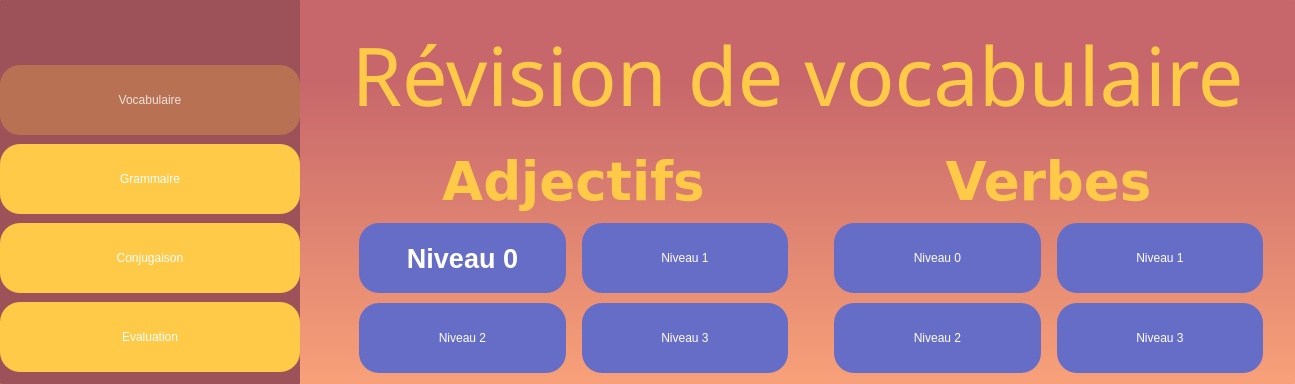
<?xml version="1.0" encoding="UTF-8"?>
<ui version="4.0">
 <class>MainWindow</class>
 <widget class="QMainWindow" name="MainWindow">
  <property name="geometry">
   <rect>
    <x>0</x>
    <y>0</y>
    <width>1295</width>
    <height>384</height>
   </rect>
  </property>
  <property name="windowTitle">
   <string>MainWindow</string>
  </property>
  <property name="styleSheet">
   <string notr="true">border-radius: 1px</string>
  </property>
  <widget class="QWidget" name="centralwidget">
   <property name="styleSheet">
    <string notr="true">background-color: qlineargradient(spread:pad, x1:1, y1:0.21, x2:1, y2:1, stop:0 rgba(199, 103, 107, 255), stop:1 rgba(248, 161, 121, 255));</string>
   </property>
   <layout class="QGridLayout" name="gridLayout_4">
    <property name="leftMargin">
     <number>0</number>
    </property>
    <property name="topMargin">
     <number>0</number>
    </property>
    <property name="rightMargin">
     <number>0</number>
    </property>
    <property name="bottomMargin">
     <number>0</number>
    </property>
    <property name="spacing">
     <number>0</number>
    </property>
    <item row="0" column="0">
     <widget class="QFrame" name="side_menu">
      <property name="minimumSize">
       <size>
        <width>0</width>
        <height>0</height>
       </size>
      </property>
      <property name="maximumSize">
       <size>
        <width>300</width>
        <height>16777215</height>
       </size>
      </property>
      <property name="layoutDirection">
       <enum>Qt::LeftToRight</enum>
      </property>
      <property name="styleSheet">
       <string notr="true">background-color: rgb(157, 81, 88);</string>
      </property>
      <property name="frameShape">
       <enum>QFrame::StyledPanel</enum>
      </property>
      <property name="frameShadow">
       <enum>QFrame::Raised</enum>
      </property>
      <layout class="QGridLayout" name="gridLayout">
       <property name="leftMargin">
        <number>0</number>
       </property>
       <property name="topMargin">
        <number>0</number>
       </property>
       <property name="rightMargin">
        <number>0</number>
       </property>
       <property name="bottomMargin">
        <number>0</number>
       </property>
       <property name="spacing">
        <number>0</number>
       </property>
       <item row="6" column="0">
        <widget class="QToolButton" name="btn_to_eval">
         <property name="maximumSize">
          <size>
           <width>500</width>
           <height>70</height>
          </size>
         </property>
         <property name="cursor">
          <cursorShape>PointingHandCursor</cursorShape>
         </property>
         <property name="styleSheet">
          <string notr="true">background-color: rgb(255, 202, 71);
border-radius: 20px;
color: white;
font: 700 22pt &quot;Segoe UI Variable Display&quot;;</string>
         </property>
         <property name="text">
          <string>Evaluation</string>
         </property>
        </widget>
       </item>
       <item row="2" column="0">
        <widget class="QToolButton" name="toolButton">
         <property name="enabled">
          <bool>false</bool>
         </property>
         <property name="sizePolicy">
          <sizepolicy hsizetype="Preferred" vsizetype="Maximum">
           <horstretch>0</horstretch>
           <verstretch>0</verstretch>
          </sizepolicy>
         </property>
         <property name="maximumSize">
          <size>
           <width>500</width>
           <height>70</height>
          </size>
         </property>
         <property name="cursor">
          <cursorShape>PointingHandCursor</cursorShape>
         </property>
         <property name="layoutDirection">
          <enum>Qt::LeftToRight</enum>
         </property>
         <property name="styleSheet">
          <string notr="true">background-color: rgba(255, 202, 71,70);
border-radius: 20px;
color: rgba(255,255,255,200);
font: 700 22pt &quot;Segoe UI Variable Display&quot;;</string>
         </property>
         <property name="text">
          <string>Vocabulaire</string>
         </property>
        </widget>
       </item>
       <item row="5" column="0">
        <widget class="QToolButton" name="btn_to_conj">
         <property name="maximumSize">
          <size>
           <width>500</width>
           <height>70</height>
          </size>
         </property>
         <property name="cursor">
          <cursorShape>PointingHandCursor</cursorShape>
         </property>
         <property name="styleSheet">
          <string notr="true">background-color: rgb(255, 202, 71);
border-radius: 20px;
color: white;
font: 700 22pt &quot;Segoe UI Variable Display&quot;;</string>
         </property>
         <property name="text">
          <string>Conjugaison</string>
         </property>
        </widget>
       </item>
       <item row="3" column="0">
        <widget class="QToolButton" name="btn_to_gram">
         <property name="maximumSize">
          <size>
           <width>500</width>
           <height>70</height>
          </size>
         </property>
         <property name="cursor">
          <cursorShape>PointingHandCursor</cursorShape>
         </property>
         <property name="styleSheet">
          <string notr="true">background-color: rgb(255, 202, 71);
border-radius: 20px;
color: white;
font: 700 22pt &quot;Segoe UI Variable Display&quot;;</string>
         </property>
         <property name="text">
          <string>Grammaire</string>
         </property>
        </widget>
       </item>
       <item row="1" column="0">
        <spacer name="verticalSpacer">
         <property name="orientation">
          <enum>Qt::Vertical</enum>
         </property>
         <property name="sizeType">
          <enum>QSizePolicy::Fixed</enum>
         </property>
         <property name="sizeHint" stdset="0">
          <size>
           <width>41</width>
           <height>56</height>
          </size>
         </property>
        </spacer>
       </item>
      </layout>
     </widget>
    </item>
    <item row="0" column="1">
     <widget class="QWidget" name="main_menu" native="true">
      <layout class="QGridLayout" name="gridLayout_5">
       <property name="topMargin">
        <number>19</number>
       </property>
       <property name="verticalSpacing">
        <number>6</number>
       </property>
       <item row="0" column="0">
        <widget class="QFrame" name="title_frame">
         <property name="maximumSize">
          <size>
           <width>16777215</width>
           <height>200</height>
          </size>
         </property>
         <property name="styleSheet">
          <string notr="true">background-color: rgba(255, 255, 255,0);</string>
         </property>
         <property name="frameShape">
          <enum>QFrame::StyledPanel</enum>
         </property>
         <property name="frameShadow">
          <enum>QFrame::Raised</enum>
         </property>
         <layout class="QGridLayout" name="gridLayout_2">
          <property name="leftMargin">
           <number>0</number>
          </property>
          <property name="topMargin">
           <number>0</number>
          </property>
          <property name="rightMargin">
           <number>0</number>
          </property>
          <property name="bottomMargin">
           <number>0</number>
          </property>
          <property name="spacing">
           <number>0</number>
          </property>
          <item row="0" column="0">
           <widget class="QLabel" name="label">
            <property name="font">
             <font>
              <family>Sitka Heading Semibold</family>
              <pointsize>61</pointsize>
             </font>
            </property>
            <property name="styleSheet">
             <string notr="true">color:rgb(255, 202, 71);
background-color: rgba(255, 255, 255,0);</string>
            </property>
            <property name="text">
             <string>Révision de vocabulaire</string>
            </property>
            <property name="alignment">
             <set>Qt::AlignCenter</set>
            </property>
           </widget>
          </item>
         </layout>
        </widget>
       </item>
       <item row="1" column="0">
        <widget class="QFrame" name="content_frame">
         <property name="styleSheet">
          <string notr="true">background-color: rgba(255, 255, 255,0);</string>
         </property>
         <property name="frameShape">
          <enum>QFrame::StyledPanel</enum>
         </property>
         <property name="frameShadow">
          <enum>QFrame::Raised</enum>
         </property>
         <layout class="QGridLayout" name="gridLayout_3">
          <property name="sizeConstraint">
           <enum>QLayout::SetDefaultConstraint</enum>
          </property>
          <property name="leftMargin">
           <number>50</number>
          </property>
          <property name="topMargin">
           <number>14</number>
          </property>
          <property name="rightMargin">
           <number>23</number>
          </property>
          <property name="bottomMargin">
           <number>0</number>
          </property>
          <property name="horizontalSpacing">
           <number>16</number>
          </property>
          <property name="verticalSpacing">
           <number>10</number>
          </property>
          <item row="2" column="3">
           <widget class="QPushButton" name="btn_vrb_lvl1">
            <property name="minimumSize">
             <size>
              <width>0</width>
              <height>70</height>
             </size>
            </property>
            <property name="maximumSize">
             <size>
              <width>16777215</width>
              <height>16777215</height>
             </size>
            </property>
            <property name="cursor">
             <cursorShape>PointingHandCursor</cursorShape>
            </property>
            <property name="styleSheet">
             <string notr="true">border-radius:20px;
background-color:rgb(102, 109, 198); 
font: 700 20pt &quot;Tahoma&quot;;
color: rgb(255, 255, 255);
</string>
            </property>
            <property name="text">
             <string>Niveau 0</string>
            </property>
           </widget>
          </item>
          <item row="3" column="3">
           <widget class="QPushButton" name="btn_vrb_lvl3">
            <property name="minimumSize">
             <size>
              <width>0</width>
              <height>70</height>
             </size>
            </property>
            <property name="maximumSize">
             <size>
              <width>16777215</width>
              <height>16777215</height>
             </size>
            </property>
            <property name="cursor">
             <cursorShape>PointingHandCursor</cursorShape>
            </property>
            <property name="styleSheet">
             <string notr="true">border-radius:20px;
background-color:rgb(102, 109, 198); 
font: 700 20pt &quot;Tahoma&quot;;
color: rgb(255, 255, 255);
</string>
            </property>
            <property name="text">
             <string>Niveau 2</string>
            </property>
           </widget>
          </item>
          <item row="1" column="0" colspan="2">
           <widget class="QLabel" name="label_2">
            <property name="minimumSize">
             <size>
              <width>0</width>
              <height>0</height>
             </size>
            </property>
            <property name="maximumSize">
             <size>
              <width>16777215</width>
              <height>16777215</height>
             </size>
            </property>
            <property name="font">
             <font>
              <family>Verdana</family>
              <pointsize>40</pointsize>
              <italic>false</italic>
              <bold>true</bold>
             </font>
            </property>
            <property name="styleSheet">
             <string notr="true">color:rgb(255, 202, 71);

background-color: rgba(255, 255, 255,0);
font: 700 40pt &quot;Verdana&quot;;</string>
            </property>
            <property name="text">
             <string>Adjectifs</string>
            </property>
            <property name="alignment">
             <set>Qt::AlignCenter</set>
            </property>
           </widget>
          </item>
          <item row="2" column="0">
           <widget class="QPushButton" name="btn_adj_lvl1">
            <property name="minimumSize">
             <size>
              <width>0</width>
              <height>70</height>
             </size>
            </property>
            <property name="maximumSize">
             <size>
              <width>16777215</width>
              <height>16777215</height>
             </size>
            </property>
            <property name="font">
             <font>
              <family>Tahoma</family>
              <pointsize>20</pointsize>
              <italic>false</italic>
              <bold>true</bold>
             </font>
            </property>
            <property name="cursor">
             <cursorShape>PointingHandCursor</cursorShape>
            </property>
            <property name="styleSheet">
             <string notr="true">border-radius:20px;
background-color:rgb(102, 109, 198); 
font: 700 20pt &quot;Tahoma&quot;;
color: rgb(255, 255, 255);

</string>
            </property>
            <property name="text">
             <string>Niveau 0</string>
            </property>
           </widget>
          </item>
          <item row="2" column="1">
           <widget class="QPushButton" name="btn_adj_lvl2">
            <property name="minimumSize">
             <size>
              <width>0</width>
              <height>70</height>
             </size>
            </property>
            <property name="maximumSize">
             <size>
              <width>16777215</width>
              <height>16777215</height>
             </size>
            </property>
            <property name="cursor">
             <cursorShape>PointingHandCursor</cursorShape>
            </property>
            <property name="styleSheet">
             <string notr="true">border-radius:20px;
background-color:rgb(102, 109, 198); 
font: 700 20pt &quot;Tahoma&quot;;
color: rgb(255, 255, 255);
</string>
            </property>
            <property name="text">
             <string>Niveau 1</string>
            </property>
           </widget>
          </item>
          <item row="3" column="4">
           <widget class="QPushButton" name="btn_vrb_lvl4">
            <property name="minimumSize">
             <size>
              <width>0</width>
              <height>70</height>
             </size>
            </property>
            <property name="maximumSize">
             <size>
              <width>16777215</width>
              <height>16777215</height>
             </size>
            </property>
            <property name="cursor">
             <cursorShape>PointingHandCursor</cursorShape>
            </property>
            <property name="styleSheet">
             <string notr="true">border-radius:20px;
background-color:rgb(102, 109, 198); 
font: 700 20pt &quot;Tahoma&quot;;
color: rgb(255, 255, 255);
</string>
            </property>
            <property name="text">
             <string>Niveau 3</string>
            </property>
           </widget>
          </item>
          <item row="3" column="0">
           <widget class="QPushButton" name="btn_adj_lvl3">
            <property name="minimumSize">
             <size>
              <width>0</width>
              <height>70</height>
             </size>
            </property>
            <property name="maximumSize">
             <size>
              <width>16777215</width>
              <height>16777215</height>
             </size>
            </property>
            <property name="cursor">
             <cursorShape>PointingHandCursor</cursorShape>
            </property>
            <property name="styleSheet">
             <string notr="true">border-radius:20px;
background-color:rgb(102, 109, 198); 
font: 700 20pt &quot;Tahoma&quot;;
color: rgb(255, 255, 255);
</string>
            </property>
            <property name="text">
             <string>Niveau 2</string>
            </property>
           </widget>
          </item>
          <item row="4" column="2">
           <spacer name="verticalSpacer_2">
            <property name="orientation">
             <enum>Qt::Vertical</enum>
            </property>
            <property name="sizeType">
             <enum>QSizePolicy::Maximum</enum>
            </property>
            <property name="sizeHint" stdset="0">
             <size>
              <width>20</width>
              <height>150</height>
             </size>
            </property>
           </spacer>
          </item>
          <item row="1" column="3" colspan="2">
           <widget class="QLabel" name="label_3">
            <property name="maximumSize">
             <size>
              <width>16777215</width>
              <height>60</height>
             </size>
            </property>
            <property name="font">
             <font>
              <family>Verdana</family>
              <pointsize>40</pointsize>
              <italic>false</italic>
              <bold>true</bold>
             </font>
            </property>
            <property name="styleSheet">
             <string notr="true">color:rgb(255, 202, 71);
background-color: rgba(255, 255, 255,0);
font: 700 40pt &quot;Verdana&quot;;</string>
            </property>
            <property name="text">
             <string>Verbes</string>
            </property>
            <property name="alignment">
             <set>Qt::AlignCenter</set>
            </property>
           </widget>
          </item>
          <item row="2" column="4">
           <widget class="QPushButton" name="btn_vrb_lvl2">
            <property name="minimumSize">
             <size>
              <width>0</width>
              <height>70</height>
             </size>
            </property>
            <property name="maximumSize">
             <size>
              <width>16777215</width>
              <height>16777215</height>
             </size>
            </property>
            <property name="cursor">
             <cursorShape>PointingHandCursor</cursorShape>
            </property>
            <property name="styleSheet">
             <string notr="true">border-radius:20px;
background-color:rgb(102, 109, 198); 
font: 700 20pt &quot;Tahoma&quot;;
color: rgb(255, 255, 255);
</string>
            </property>
            <property name="text">
             <string>Niveau 1</string>
            </property>
           </widget>
          </item>
          <item row="3" column="2">
           <spacer name="horizontalSpacer">
            <property name="orientation">
             <enum>Qt::Horizontal</enum>
            </property>
            <property name="sizeType">
             <enum>QSizePolicy::Ignored</enum>
            </property>
            <property name="sizeHint" stdset="0">
             <size>
              <width>30</width>
              <height>20</height>
             </size>
            </property>
           </spacer>
          </item>
          <item row="3" column="1">
           <widget class="QPushButton" name="btn_adj_lvl4">
            <property name="minimumSize">
             <size>
              <width>0</width>
              <height>70</height>
             </size>
            </property>
            <property name="maximumSize">
             <size>
              <width>16777215</width>
              <height>16777215</height>
             </size>
            </property>
            <property name="cursor">
             <cursorShape>PointingHandCursor</cursorShape>
            </property>
            <property name="styleSheet">
             <string notr="true">border-radius:20px;
background-color:rgb(102, 109, 198); 
font: 700 20pt &quot;Tahoma&quot;;
color: rgb(255, 255, 255);
</string>
            </property>
            <property name="text">
             <string>Niveau 3</string>
            </property>
           </widget>
          </item>
         </layout>
        </widget>
       </item>
      </layout>
     </widget>
    </item>
   </layout>
  </widget>
 </widget>
 <resources/>
 <connections/>
</ui>
